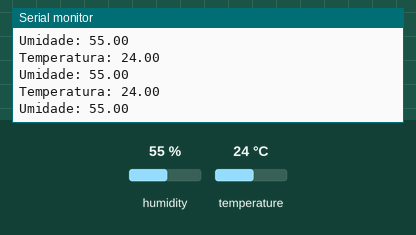
This sketch was run on a simulated ESP32. On the bench: the last lines printed to the serial monitor. The test bench sets the inputs (shaded band); at power-on: humidity 55 %, temperature 24 °C.

Above: at 2.8 s.
2.9 s: humidity set to 22 %
8.9 s: temperature set to 12 °C
At 9.6 s:
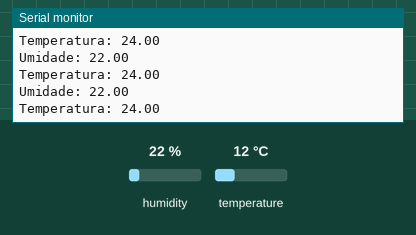
14.9 s: humidity set to 40 %
At 16.0 s:
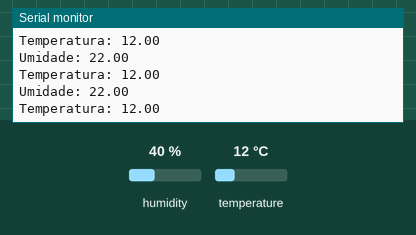
Timing chart, 0 to 17.9 s (numbered marks = the images above; inputs shaded):
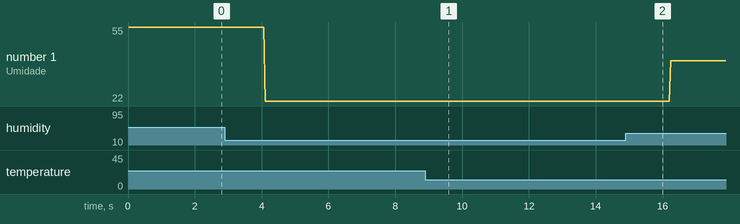

The sketch:

dht11.ino
```cpp
#include <DHT.h>
#include <stdio.h>

#define DHTPIN A14 // A14 = D13(no esp32)
#define DHTYPE DHT11

DHT dht(DHTPIN, DHTYPE);

void setup()
{
  Serial.begin(9600);
  dht.begin();
}

void loop()
{
  float temp = dht.readTemperature();
  float umi = dht.readHumidity();

  if(isnan(temp) || isnan(umi))
  {
    Serial.println("Falha na leitura do sensor!");
  }
  else
  {
    Serial.print("Temperatura: ");
    Serial.println(temp);
    Serial.print("Umidade: ");
    Serial.println(umi);
    //delay(2000);
  }
}
```

Measured:
- plotted number 1: 55 → 22 after the input at 2.9 s, 22 → 40 after the input at 14.9 s
